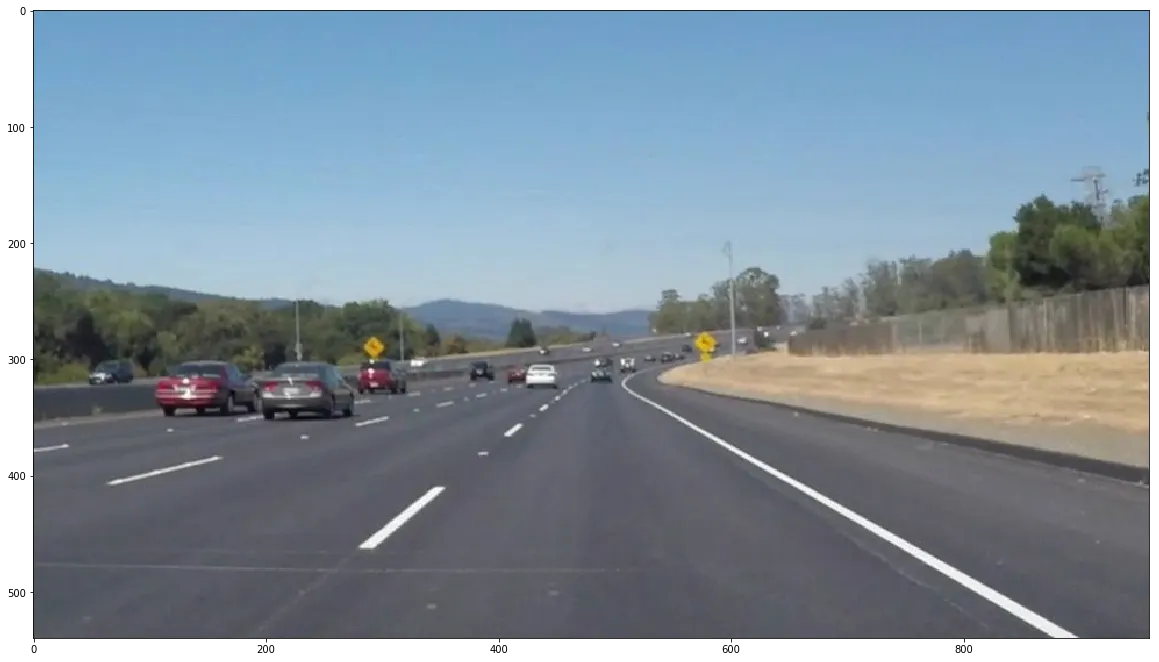
#> input picture lane-detection/roadPicture.jpg, 1159 x 662 px
$ python onePhotoDemo.py
#> lines starting #> are read from the running program, lines starting #| are printed output that depends on the picture; after the words box and inside, x2 and y2 are one past the last pixel; in counts of white or black regions, pixels touching at a corner belong together
#> further down, image is the input picture: shape (662, 1159, 4); mean R, G, B, A 127.3, 142.2, 154.1, 233.6
#| This image is: <class 'numpy.ndarray'> with dimensions: (662, 1159, 4)
### lane-detection/laneDetection.py
import matplotlib.pyplot as plt
import cv2
import numpy as np
import math
#from helper import *

class LaneDetector:
    def __init__(self, rho=6, theta=np.pi/60, threshold=160, min_line_len=40, max_line_gap=25):
        self.rho = rho
        self.theta = theta
        self.threshold = threshold
        self.min_line_len = min_line_len
        self.max_line_gap = max_line_gap
        self.previousLaneLines = None
        self.inertia = 10


    def calculateLines(self, img):
        # Detect edges : Canny Transformation
        cannyed_image = cv2.Canny(cv2.cvtColor(img, cv2.COLOR_RGB2GRAY), 100, 200)
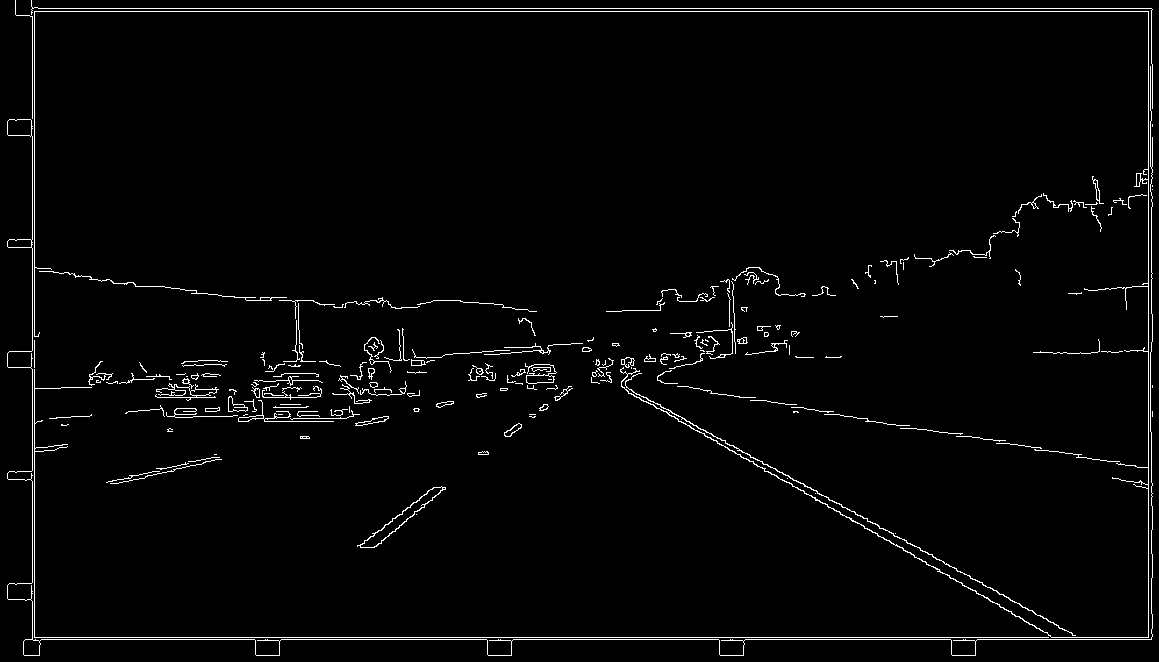
#> cannyed_image: shape (662, 1159); 2.3% white in thin lines or dots
        #plt.imshow(cannyed_image)
        #plt.show()


        # Define region of interest
        cropped_image = self.regionOfInterest(cannyed_image)

        #plt.imshow(cropped_image)
        #plt.show()


        # Line detection: Hough Transformation
        lines = cv2.HoughLinesP(cropped_image,
                rho=self.rho, theta=self.theta,
                threshold=self.threshold,
                lines=np.array([]),
                minLineLength=self.min_line_len, maxLineGap=self.max_line_gap)


        # Right and left main lines detection
        laneLines = self.detectLaneLine(lines, img)
        if self.previousLaneLines:
            if not laneLines[0]: laneLines[0] = self.previousLaneLines[0]
            if not laneLines[1]: laneLines[1] = self.previousLaneLines[1]

        self.previousLaneLines = laneLines

        if not laneLines:
            return img, None

        line_image = self.drawLines(img, laneLines)
        #plt.imshow(line_image)
        #plt.show()

        return line_image, laneLines

    #
    # Crops to the area of interest: an isosceles triangle with the perspective of the
    # road lines.
    #
    def regionOfInterest(self, img):
        height = img.shape[0]
#> height = 662
        width = img.shape[1]
#> width = 1159
        region_of_interest_vertices = [
            (0, height),
            (width / 2, height / 2),
            (width, height),
        ]
#> region_of_interest_vertices = [(0, 662), (579.5, 331), (1159, 662)]

        mask = np.zeros_like(img)
        #match_mask_color = (255,) * img.shape[2]
        match_mask_color = 255
        cv2.fillPoly(mask, np.array([region_of_interest_vertices], np.int32), match_mask_color)
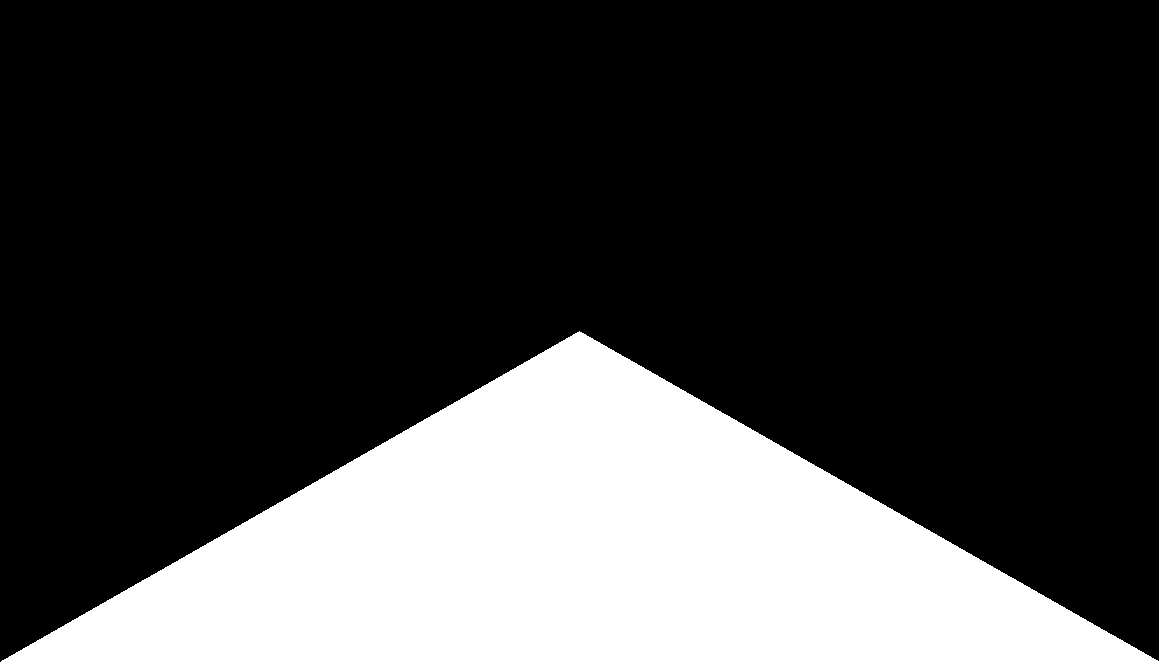
#> mask: shape (662, 1159); 25% white; 1 white region, box (x1, y1, x2, y2) and area: (1, 331, 1159, 662) 192063
        masked_image = cv2.bitwise_and(img, mask)
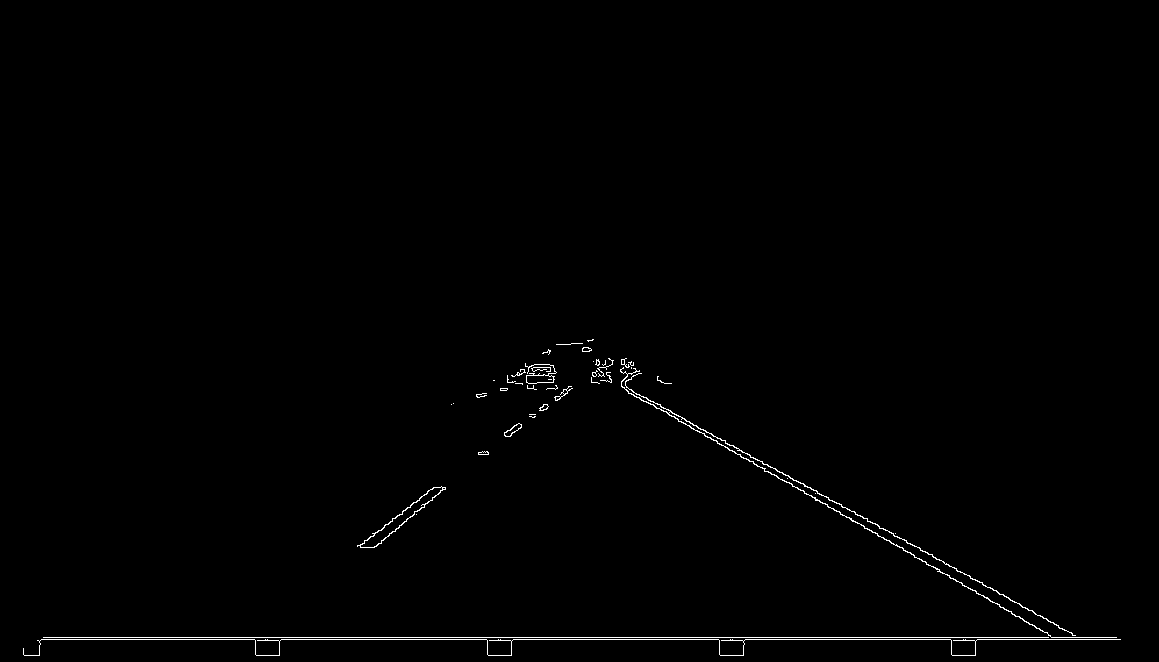
#> masked_image: shape (662, 1159); 0.64% white in thin lines or dots, all inside (x1, y1, x2, y2) = (23, 339, 1121, 656)
#> in calculateLines, `lines = cv2.HoughLinesP(cropped_image, rho=self.rho, theta=self.theta,..`: lines = 19 rows, first 6: [43, 637, 1116, 637], [914, 557, 1056, 639], [598, 373, 1059, 639], [659, 404, 768, 466], [762, 461, 879, 528], [372, 547, 445, 488]
        return masked_image


    #
    # On the given image, draws the lines listed in the parameter
    #
    def drawLines(self, img, lines, color=[255, 0, 0], thickness=3):
        # If there are no lines to draw, exit.
        if lines is None:
            return
        # Create a blank image that matches the original in size.
        line_img = np.zeros(
            (img.shape[0], img.shape[1], img.shape[2]), dtype=np.uint8,)
        # Loop over all lines and draw them on the blank image.
        for line in lines:
            if not line: continue
            x1 = int(line[0])
            y1 = int(line[1])
            x2 = int(line[2])
            y2 = int(line[3])
            cv2.line(line_img, (x1, y1), (x2, y2), color, thickness)
        # Merge the image with the lines onto the original.
        img = cv2.addWeighted(img, 0.8, line_img, 1.0, 0.0)
        # Return the modified image.
        return img


    #
    # Detects main lane lines.
    # TODO: parametrize!!!
    #
    def detectLaneLine(self, lines, image):

        left_line_x = []
        left_line_y = []
        right_line_x = []
        right_line_y = []
        laneLines = [None, None]
        if lines is None: return laneLines
        for line in lines:
            for x1, y1, x2, y2 in line:
                slope = (y2 - y1) / (x2 - x1) # <-- Calculating the slope.
                if math.fabs(slope) < 0.5: # <-- Only consider extreme slope
                 continue
                if slope <= 0: # <-- If the slope is negative, left group.
                    left_line_x.extend([x1, x2])
                    left_line_y.extend([y1, y2])
                else: # <-- Otherwise, right group.
                    right_line_x.extend([x1, x2])
                    right_line_y.extend([y1, y2])
#> this loop made 19 passes
#> line on passes 1 to 12: [[43, 637, 1116, 637]], [[914, 557, 1056, 639]], [[598, 373, 1059, 639]], [[659, 404, 768, 466]], [[762, 461, 879, 528]], [[372, 547, 445, 488]], [[1019, 603, 1082, 639]], [[803, 483, 920, 550]], [[479, 454, 610, 359]], [[969, 575, 1080, 639]], [[372, 533, 435, 487]], [[504, 432, 568, 386]]
#> after the loop, left_line_x = [372, 445, 479, 610, 372, 435, 504, 568, 484, 565, 357, 410, 376, 424, 385, 436, 487, 599]; left_line_y = [547, 488, 454, 359, 533, 487, 432, 386, 454, 389, 546, 507, 546, 507, 524, 487, 454, 363]; right_line_x = [914, 1056, 598, 1059, 659, 768, 762, 879, 1019, 1082, 803, 920, 969, 1080, 720, 804, 936, 996]; right_line_y = [557, 639, 373, 639, 404, 466, 461, 528, 603, 639, 483, 550, 575, 639, 438, 486, 559, 590]
        #if not right_line_y or not right_line_x or not left_line_y or not left_line_x:
        #    return None

        min_y = int(image.shape[0] * (3 / 5)) # <-- Just below the horizon
#> min_y = 397
        max_y = image.shape[0] # <-- The bottom of the image
#> max_y = 662

        if left_line_y and left_line_x:
            poly_left = np.poly1d(np.polyfit(
                left_line_y, left_line_x, deg=1))
            left_x_start = int(poly_left(max_y))
#> left_x_start = 215
            left_x_end = int(poly_left(min_y))
#> left_x_end = 555

            # Inertia of previous line
            if self.previousLaneLines and self.previousLaneLines[0]:
                left_x_start = (left_x_start +
                    self.inertia*self.previousLaneLines[0][0])/(self.inertia+1)
                left_x_end = (left_x_end +
                    self.inertia*self.previousLaneLines[0][2])/(self.inertia+1)

            laneLines[0] = [left_x_start, max_y, left_x_end, min_y]


        if right_line_y and right_line_x:
            poly_right = np.poly1d(np.polyfit(
                right_line_y, right_line_x, deg=1))
            right_x_start = int(poly_right(max_y))
#> right_x_start = 1114
            right_x_end = int(poly_right(min_y))
#> right_x_end = 646

            # Inertia of previous line
            if self.previousLaneLines and self.previousLaneLines[1]:
                right_x_start = (right_x_start +
                    self.inertia * self.previousLaneLines[1][0])/(self.inertia+1)
                right_x_end = (right_x_end +
                    self.inertia* self.previousLaneLines[1][2])/(self.inertia+1)

            laneLines[1] = [right_x_start, max_y, right_x_end, min_y]

        return laneLines

### lane-detection/onePhotoDemo.py
import matplotlib.pyplot as plt
import matplotlib.image as mpimg
from laneDetection import LaneDetector


# reading in an image
image = mpimg.imread('roadPicture.jpg')


# TODO REMOVE:
# printing out some stats and plotting the image

plt.imshow(image)
plt.show()

print('This image is:', type(image), 'with dimensions:', image.shape)
laneDetector = LaneDetector()

laneLines = laneDetector.calculateLines(image)
#> in calculateLines, `laneLines = self.detectLaneLine(lines, img)`: laneLines = [[215, 662, 555, 397], [1114, 662, 646, 397]]
#> the loop in drawLines, `for line in lines:` made 2 passes
#> in drawLines, `img = cv2.addWeighted(img, 0.8, line_img, 1.0, 0.0)`:
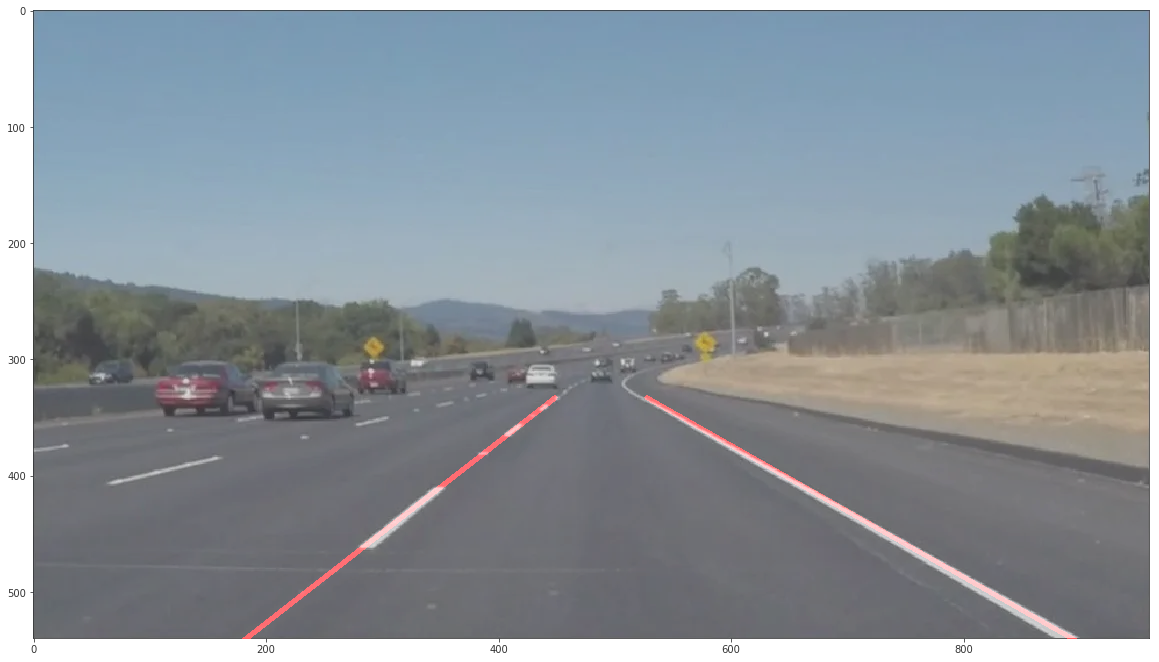
#> img: shape (662, 1159, 4); mean of channels 0, 1, 2, 3 102.5, 113.7, 123.3, 186.8; transparent parts drawn white
print(laneLines)
#> (printed output is left out)
